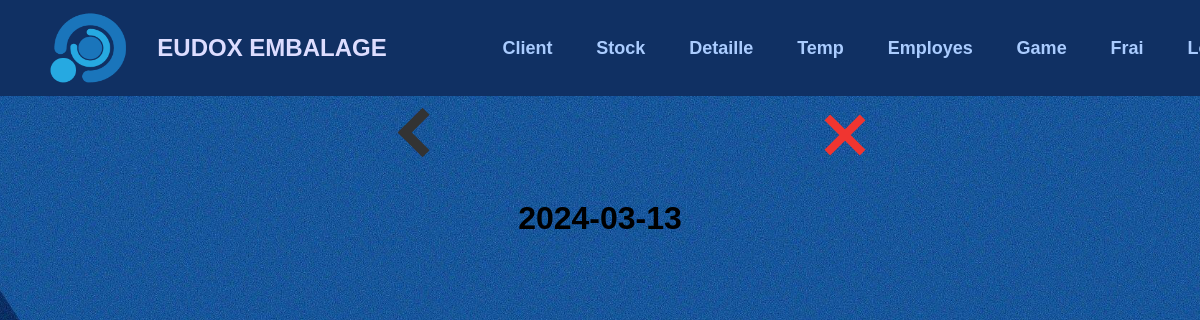
The app's page /detail/view/2024-03-13, older data.
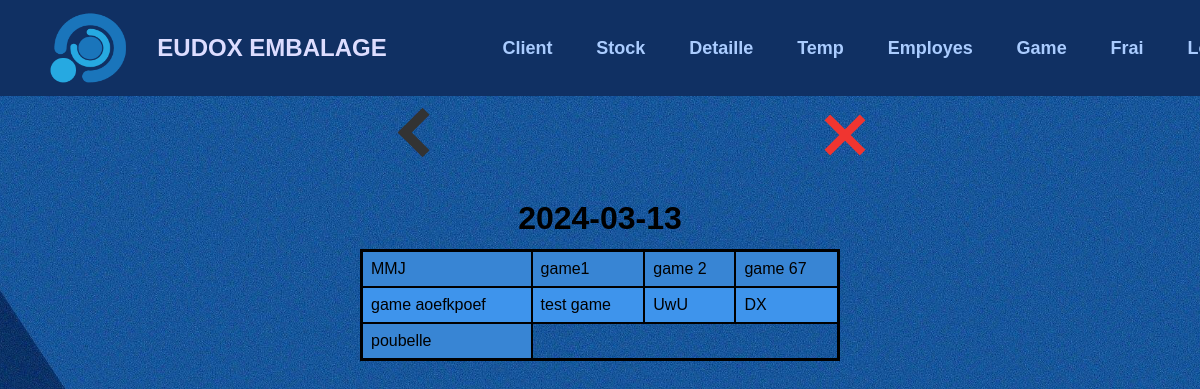
The same page, newer data.
### tables this page shows
CREATE TABLE detail (
        id INTEGER PRIMARY KEY AUTOINCREMENT,
        date TEXT NOT NULL,
        game TEXT NOT NULL,
        number_d_m INTEGER DEFAULT 0,
        poid_udm REAL DEFAULT 0,
        poid_f REAL DEFAULT 0,
        number_f_r REAL DEFAULT 0,
        poid_feb REAL DEFAULT 0,
        poid_be REAL DEFAULT 0,
        poid_bu REAL DEFAULT 0,
        stock INTEGER DEFAULT 0,
        unit REAL DEFAULT 0,
        p_unit REAL DEFAULT 0
    );

### app.py (the view)
@app.route('/detail/view/<date>')
def view_d_detail(date):
    conn = sqlite3.connect('form_data.db')
    cursor = conn.cursor()
    cursor.execute('SELECT game FROM detail WHERE date = ?', (date, ))
    games = cursor.fetchall()
    return render_template('dt_view.html', date=date, games=games)

### templates/dt_view.html (shortened to what this page needs)
{% extends 'main.html' %}
{% block top %}
<a href="/detail/view" id="back"><div class="thick-arrow-left"></div></a>
<a href="/main" id="aclose"><div class="close"></div></a>
{% endblock %}
{% block bot %}
<h1>{{ date }}</h1>
<table>
  <tr>
    {% for game in games %}
      <td onclick="window.location='/detail/view/{{ date }}/{{ game[0]|urlencode}}';" style="cursor: pointer;">{{ game[0] }}</td>
      {% if loop.index % 4 == 0 %}
        </tr><tr>
      {% endif %}
    {% endfor %}
  </tr>
</table>
{% endblock %}

### templates/main.html (shortened to what this page needs)
<!DOCTYPE html>
<html>
  <head>
    <link rel="stylesheet" type="text/css" href="{{ url_for('static', filename='css/style.css') }}">
    <link rel="stylesheet" type="text/css" href="{{ url_for('static', filename='css/table.css') }}">
  </head>
  <body>
    <div class="bg">
      <div class="hd">
        <img class="logo" src="{{ url_for('static', filename='assets/lll.png') }}" onclick="goToHomePage()" style="cursor: pointer;"/>
        <h2 class="fn" onclick="goToHomePage()" style="cursor: pointer;">EUDOX EMBALAGE</h2>
        <ul class="nav">
          <li><a href="/client">Client</a></li>
          <li><a href="/stock">Stock</a></li>
          <li><a href="/detail">Detaille</a></li>
          <li><a href="/time">Temp</a></li>
          <li><a href="/work">Employes</a></li>
          <li><a href="/game">Game</a></li>
          <li><a href="/cost">Frai</a></li>
          <li><a href="/">Logout</a></li>
        </ul>
      </div>
      <div class="empty"></div>
      <div class="display_frame">
        <div class="top_side">
          {% block top %}{% endblock %}
        </div>
        <div class="bot_side">
          {% block bot %}{% endblock %}
        </div>
      </div>
    </div>
  </body>
</html>

### static/css/style.css (style rules this page uses)
body, h1, h2, h3, p, ul, li { margin: 0; padding: 0; }
body { font-family: Arial, sans-serif; background-color: #155499; background-image: url('bg.jpg'); background-size: cover; background-position: center; background-attachment: fixed; transform-origin: 0 0; }
.bg { background-size: cover; background-repeat: no-repeat; height: 100vh; }
.hd { background: #103063; width: 100%; height: 12%; display: flex; align-items: center; text-align: center; position: fixed; top: 0; left: 0; z-index: 10; }
.logo { margin-left: 4%; margin-right: 2%; height: 75px; width: 80px; }
.fn { text-align: center; font-family: sans-serif; width: 20%; color: #ddf; transition: 0.3s ease-out; }
.nav { margin-left: 22%; display: flex; justify-content: center; align-items: center; }
.nav li { list-style: none; margin-left: 5%; margin-right: 5%; font-size:18px; }
.nav li a { text-decoration: none; font-family: sans-serif; font-weight: bold; color: #acf; transition: 0.3s ease-out; }
.display_frame { background-size: cover; text-align: center; width: 100%; }
a { color: inherit; text-decoration: none; }
.empty { height: 10%; }
.top_side { display: flex; height: 120px; width: 100%; }
#aclose { margin-left: 28vw; }
.thick-arrow-left { margin: 35px; width: 25px; height: 25px; border: 10px solid #333; border-left: 0; border-top: 0; transform: rotate(135deg); }
#back { margin-left: 30.8%; }
.close { margin: 30px; background: #f03530; height: 50px; position: relative; width: 8px; transform: rotate(45deg); }
.close:after { background: #f03530; content: ""; height: 8px; left: -21px; position: absolute; top: 21px; width: 50px; }

### static/css/table.css (style rules this page uses)
table { border-collapse: collapse; width: 80%; margin: 10%; margin-top: 1%; }
th, td { padding: 8px; text-align: left; }
tr:nth-child(even) td { background-color: #3e94ec; }
tr:nth-child(odd) td { background-color: #3885d4; }

### templates/dt_view.html (style rules this page uses)
table { border-collapse: collapse; width: 40%; margin: 30%; margin-top: 1%; border: 3px solid black; }
td { border: 2px solid black; }

Row changes from the older to the newer data that the page shows:
added detail: game "MMJ"
added detail: game "game1"
added detail: game "game 2"
added detail: game "game 67"
added detail: game "game aoefkpoef"
added detail: game "test game"
added detail: game "UwU"
added detail: game "DX"
added detail: game "poubelle"
